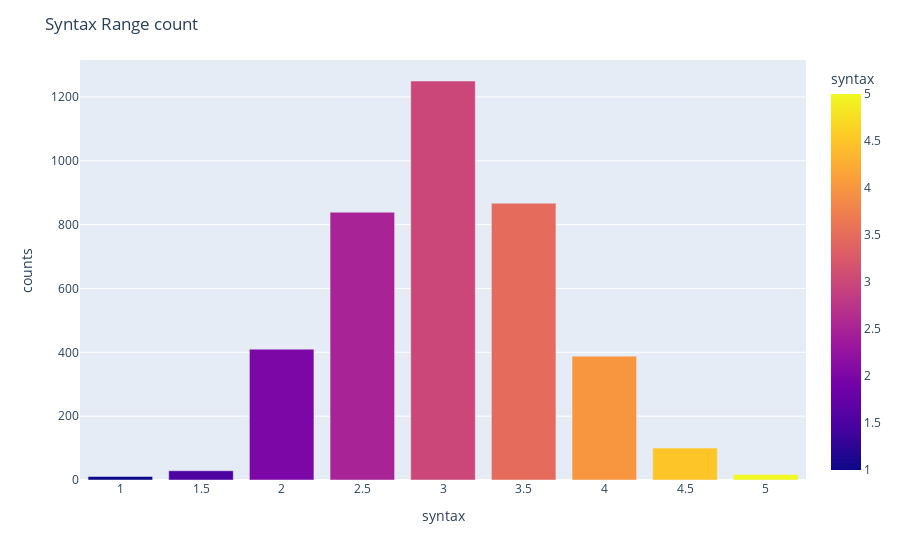

Here is the notebook cell this chart was saved with:
### Code cell
syntax_count = train.groupby('syntax')['text_id'].count().reset_index(name = 'counts')
syntax_count = syntax_count.sort_values(by = 'counts', ascending = False)
fig = px.bar(syntax_count, x='syntax', y='counts', color = 'syntax')
fig.update_layout(title_text="Syntax Range count")
fig.show()

### Figure 1 — Plotly figure (JSON) as saved in the notebook; plotly's stock layout.template omitted (floating-point values rounded to 4 significant figures)
{"data": [{"alignmentgroup": "True", "hovertemplate": "syntax=%{marker.color}<br>counts=%{y}<extra></extra>", "legendgroup": "", "marker": {"color": [3, 3.5, 2.5, 2, 4, 4.5, 1.5, 5, 1], "coloraxis": "coloraxis", "pattern": {"shape": ""}}, "name": "", "offsetgroup": "", "orientation": "v", "showlegend": false, "textposition": "auto", "type": "bar", "x": [3, 3.5, 2.5, 2, 4, 4.5, 1.5, 5, 1], "xaxis": "x", "y": [1250, 867, 839, 410, 388, 100, 29, 17, 11], "yaxis": "y"}], "layout": {"barmode": "relative", "coloraxis": {"colorbar": {"title": {"text": "syntax"}}, "colorscale": [[0, "#0d0887"], [0.1111, "#46039f"], [0.2222, "#7201a8"], [0.3333, "#9c179e"], [0.4444, "#bd3786"], [0.5556, "#d8576b"], [0.6667, "#ed7953"], [0.7778, "#fb9f3a"], [0.8889, "#fdca26"], [1, "#f0f921"]]}, "legend": {"tracegroupgap": 0}, "margin": {"t": 60}, "title": {"text": "Syntax Range count"}, "xaxis": {"anchor": "y", "domain": [0, 1], "title": {"text": "syntax"}}, "yaxis": {"anchor": "x", "domain": [0, 1], "title": {"text": "counts"}}}}
